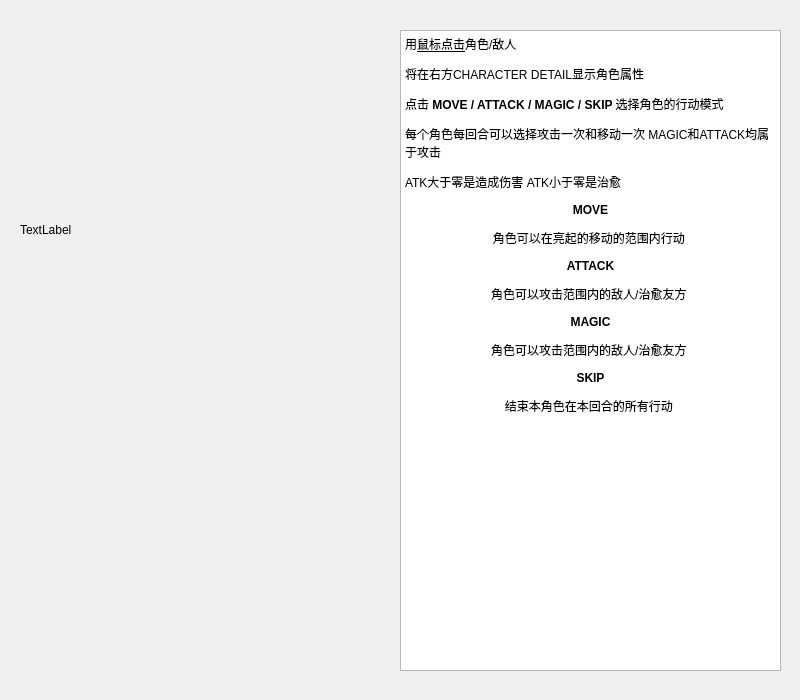
<?xml version="1.0" encoding="UTF-8"?>
<ui version="4.0">
 <class>MethodDialog</class>
 <widget class="QDialog" name="MethodDialog">
  <property name="geometry">
   <rect>
    <x>0</x>
    <y>0</y>
    <width>800</width>
    <height>700</height>
   </rect>
  </property>
  <property name="sizePolicy">
   <sizepolicy hsizetype="Fixed" vsizetype="Fixed">
    <horstretch>0</horstretch>
    <verstretch>0</verstretch>
   </sizepolicy>
  </property>
  <property name="windowTitle">
   <string>Dialog</string>
  </property>
  <widget class="QTextBrowser" name="textBrowser">
   <property name="geometry">
    <rect>
     <x>400</x>
     <y>30</y>
     <width>381</width>
     <height>641</height>
    </rect>
   </property>
   <property name="html">
    <string>&lt;!DOCTYPE HTML PUBLIC &quot;-//W3C//DTD HTML 4.0//EN&quot; &quot;http://www.w3.org/TR/REC-html40/strict.dtd&quot;&gt;
&lt;html&gt;&lt;head&gt;&lt;meta name=&quot;qrichtext&quot; content=&quot;1&quot; /&gt;&lt;style type=&quot;text/css&quot;&gt;
p, li { white-space: pre-wrap; }
&lt;/style&gt;&lt;/head&gt;&lt;body style=&quot; font-family:'PMingLiU'; font-size:9pt; font-weight:400; font-style:normal;&quot;&gt;
&lt;p style=&quot; margin-top:12px; margin-bottom:12px; margin-left:0px; margin-right:0px; -qt-block-indent:0; text-indent:0px;&quot;&gt;&lt;span style=&quot; font-family:'等线';&quot;&gt;用&lt;/span&gt;&lt;span style=&quot; font-family:'等线'; text-decoration: underline;&quot;&gt;鼠标点击&lt;/span&gt;&lt;span style=&quot; font-family:'等线';&quot;&gt;角色&lt;/span&gt;/&lt;span style=&quot; font-family:'等线';&quot;&gt;敌人&lt;/span&gt; &lt;/p&gt;
&lt;p style=&quot; margin-top:12px; margin-bottom:12px; margin-left:0px; margin-right:0px; -qt-block-indent:0; text-indent:0px;&quot;&gt;&lt;span style=&quot; font-family:'等线';&quot;&gt;将在右方&lt;/span&gt;CHARACTER DETAIL&lt;span style=&quot; font-family:'等线';&quot;&gt;显示角色属性&lt;/span&gt;&lt;/p&gt;
&lt;p style=&quot; margin-top:12px; margin-bottom:12px; margin-left:0px; margin-right:0px; -qt-block-indent:0; text-indent:0px;&quot;&gt;&lt;span style=&quot; font-family:'等线';&quot;&gt;点击 &lt;/span&gt;&lt;span style=&quot; font-weight:600;&quot;&gt;MOVE / ATTACK / MAGIC / SKIP &lt;/span&gt;&lt;span style=&quot; font-family:'等线';&quot;&gt;选择角色的行动模式&lt;/span&gt; &lt;/p&gt;
&lt;p style=&quot; margin-top:12px; margin-bottom:12px; margin-left:0px; margin-right:0px; -qt-block-indent:0; text-indent:0px;&quot;&gt;每个角色每回合可以选择攻击一次和移动一次 MAGIC和ATTACK均属于攻击&lt;/p&gt;
&lt;p style=&quot; margin-top:12px; margin-bottom:12px; margin-left:0px; margin-right:0px; -qt-block-indent:0; text-indent:0px;&quot;&gt;ATK大于零是造成伤害 ATK小于零是治愈&lt;/p&gt;
&lt;p align=&quot;center&quot; style=&quot; margin-top:12px; margin-bottom:12px; margin-left:0px; margin-right:0px; -qt-block-indent:0; text-indent:0px;&quot;&gt;&lt;span style=&quot; font-weight:600;&quot;&gt;MOVE&lt;/span&gt;&lt;/p&gt;
&lt;p align=&quot;center&quot; style=&quot; margin-top:12px; margin-bottom:12px; margin-left:0px; margin-right:0px; -qt-block-indent:0; text-indent:0px;&quot;&gt;&lt;span style=&quot; font-family:'等线';&quot;&gt;角色可以在亮起的移动的范围内行动&lt;/span&gt; &lt;/p&gt;
&lt;p align=&quot;center&quot; style=&quot; margin-top:12px; margin-bottom:12px; margin-left:0px; margin-right:0px; -qt-block-indent:0; text-indent:0px;&quot;&gt;&lt;span style=&quot; font-weight:600;&quot;&gt;ATTACK&lt;/span&gt;&lt;/p&gt;
&lt;p align=&quot;center&quot; style=&quot; margin-top:12px; margin-bottom:12px; margin-left:0px; margin-right:0px; -qt-block-indent:0; text-indent:0px;&quot;&gt;&lt;span style=&quot; font-family:'等线';&quot;&gt;角色可以攻击范围内的敌人&lt;/span&gt;/&lt;span style=&quot; font-family:'等线';&quot;&gt;治愈友方&lt;/span&gt; &lt;/p&gt;
&lt;p align=&quot;center&quot; style=&quot; margin-top:12px; margin-bottom:12px; margin-left:0px; margin-right:0px; -qt-block-indent:0; text-indent:0px;&quot;&gt;&lt;span style=&quot; font-weight:600;&quot;&gt;MAGIC&lt;/span&gt;&lt;/p&gt;
&lt;p align=&quot;center&quot; style=&quot; margin-top:12px; margin-bottom:12px; margin-left:0px; margin-right:0px; -qt-block-indent:0; text-indent:0px;&quot;&gt;&lt;span style=&quot; font-family:'等线';&quot;&gt;角色可以攻击范围内的敌人&lt;/span&gt;/&lt;span style=&quot; font-family:'等线';&quot;&gt;治愈友方&lt;/span&gt; &lt;/p&gt;
&lt;p align=&quot;center&quot; style=&quot; margin-top:12px; margin-bottom:12px; margin-left:0px; margin-right:0px; -qt-block-indent:0; text-indent:0px;&quot;&gt;&lt;span style=&quot; font-weight:600;&quot;&gt;SKIP&lt;/span&gt;&lt;/p&gt;
&lt;p align=&quot;center&quot; style=&quot; margin-top:12px; margin-bottom:12px; margin-left:0px; margin-right:0px; -qt-block-indent:0; text-indent:0px;&quot;&gt;&lt;span style=&quot; font-family:'等线';&quot;&gt;结束本角色在本回合的所有行动&lt;/span&gt; &lt;/p&gt;&lt;/body&gt;&lt;/html&gt;</string>
   </property>
  </widget>
  <widget class="QLabel" name="label">
   <property name="geometry">
    <rect>
     <x>20</x>
     <y>40</y>
     <width>380</width>
     <height>380</height>
    </rect>
   </property>
   <property name="sizePolicy">
    <sizepolicy hsizetype="Fixed" vsizetype="Fixed">
     <horstretch>0</horstretch>
     <verstretch>0</verstretch>
    </sizepolicy>
   </property>
   <property name="text">
    <string>TextLabel</string>
   </property>
  </widget>
 </widget>
 <resources/>
 <connections/>
</ui>
